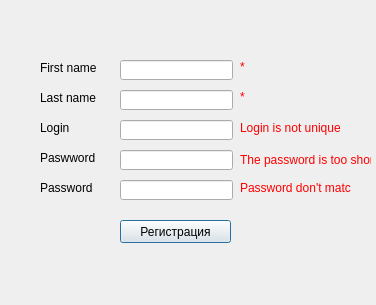
<?xml version="1.0" encoding="UTF-8"?>
<ui version="4.0">
 <class>Dialog</class>
 <widget class="QDialog" name="Dialog">
  <property name="geometry">
   <rect>
    <x>0</x>
    <y>0</y>
    <width>376</width>
    <height>305</height>
   </rect>
  </property>
  <property name="focusPolicy">
   <enum>Qt::WheelFocus</enum>
  </property>
  <property name="contextMenuPolicy">
   <enum>Qt::ActionsContextMenu</enum>
  </property>
  <property name="windowTitle">
   <string>Dialog</string>
  </property>
  <widget class="QLineEdit" name="first_name">
   <property name="geometry">
    <rect>
     <x>120</x>
     <y>60</y>
     <width>113</width>
     <height>20</height>
    </rect>
   </property>
  </widget>
  <widget class="QLineEdit" name="last_name">
   <property name="geometry">
    <rect>
     <x>120</x>
     <y>90</y>
     <width>113</width>
     <height>20</height>
    </rect>
   </property>
  </widget>
  <widget class="QLabel" name="label">
   <property name="geometry">
    <rect>
     <x>40</x>
     <y>60</y>
     <width>61</width>
     <height>16</height>
    </rect>
   </property>
   <property name="text">
    <string>First name</string>
   </property>
  </widget>
  <widget class="QLabel" name="label_2">
   <property name="geometry">
    <rect>
     <x>40</x>
     <y>90</y>
     <width>71</width>
     <height>16</height>
    </rect>
   </property>
   <property name="text">
    <string>Last name</string>
   </property>
  </widget>
  <widget class="QPushButton" name="pushButton_2">
   <property name="geometry">
    <rect>
     <x>120</x>
     <y>220</y>
     <width>111</width>
     <height>23</height>
    </rect>
   </property>
   <property name="cursor">
    <cursorShape>ArrowCursor</cursorShape>
   </property>
   <property name="focusPolicy">
    <enum>Qt::ClickFocus</enum>
   </property>
   <property name="text">
    <string>Регистрация</string>
   </property>
  </widget>
  <widget class="QLineEdit" name="password">
   <property name="geometry">
    <rect>
     <x>120</x>
     <y>150</y>
     <width>113</width>
     <height>20</height>
    </rect>
   </property>
   <property name="inputMethodHints">
    <set>Qt::ImhHiddenText|Qt::ImhNoAutoUppercase|Qt::ImhNoPredictiveText|Qt::ImhSensitiveData</set>
   </property>
   <property name="echoMode">
    <enum>QLineEdit::Password</enum>
   </property>
  </widget>
  <widget class="QLineEdit" name="password2">
   <property name="geometry">
    <rect>
     <x>120</x>
     <y>180</y>
     <width>113</width>
     <height>20</height>
    </rect>
   </property>
   <property name="inputMethodHints">
    <set>Qt::ImhHiddenText|Qt::ImhNoAutoUppercase|Qt::ImhNoPredictiveText|Qt::ImhSensitiveData</set>
   </property>
   <property name="echoMode">
    <enum>QLineEdit::Password</enum>
   </property>
  </widget>
  <widget class="QLineEdit" name="login">
   <property name="geometry">
    <rect>
     <x>120</x>
     <y>120</y>
     <width>113</width>
     <height>20</height>
    </rect>
   </property>
  </widget>
  <widget class="QLabel" name="label_4">
   <property name="geometry">
    <rect>
     <x>40</x>
     <y>120</y>
     <width>71</width>
     <height>16</height>
    </rect>
   </property>
   <property name="text">
    <string>Login</string>
   </property>
  </widget>
  <widget class="QLabel" name="label_5">
   <property name="geometry">
    <rect>
     <x>40</x>
     <y>150</y>
     <width>71</width>
     <height>16</height>
    </rect>
   </property>
   <property name="text">
    <string>Paswword</string>
   </property>
  </widget>
  <widget class="QLabel" name="label_6">
   <property name="geometry">
    <rect>
     <x>40</x>
     <y>180</y>
     <width>71</width>
     <height>16</height>
    </rect>
   </property>
   <property name="text">
    <string>Password</string>
   </property>
  </widget>
  <widget class="QLabel" name="password_match">
   <property name="enabled">
    <bool>true</bool>
   </property>
   <property name="geometry">
    <rect>
     <x>240</x>
     <y>180</y>
     <width>111</width>
     <height>16</height>
    </rect>
   </property>
   <property name="styleSheet">
    <string notr="true">color: red
</string>
   </property>
   <property name="text">
    <string>Password don't match</string>
   </property>
   <property name="scaledContents">
    <bool>false</bool>
   </property>
   <property name="wordWrap">
    <bool>false</bool>
   </property>
  </widget>
  <widget class="QLabel" name="login_unique">
   <property name="geometry">
    <rect>
     <x>240</x>
     <y>120</y>
     <width>101</width>
     <height>16</height>
    </rect>
   </property>
   <property name="styleSheet">
    <string notr="true">color: red
</string>
   </property>
   <property name="text">
    <string>Login is not unique</string>
   </property>
  </widget>
  <widget class="QLabel" name="password_len">
   <property name="geometry">
    <rect>
     <x>240</x>
     <y>150</y>
     <width>131</width>
     <height>20</height>
    </rect>
   </property>
   <property name="styleSheet">
    <string notr="true">color: red
</string>
   </property>
   <property name="text">
    <string>The password is too short</string>
   </property>
  </widget>
  <widget class="QLabel" name="first_name_empty">
   <property name="geometry">
    <rect>
     <x>240</x>
     <y>60</y>
     <width>47</width>
     <height>13</height>
    </rect>
   </property>
   <property name="styleSheet">
    <string notr="true">color: red
</string>
   </property>
   <property name="text">
    <string>*</string>
   </property>
  </widget>
  <widget class="QLabel" name="last_name_empty">
   <property name="geometry">
    <rect>
     <x>240</x>
     <y>90</y>
     <width>47</width>
     <height>13</height>
    </rect>
   </property>
   <property name="styleSheet">
    <string notr="true">color: red
</string>
   </property>
   <property name="text">
    <string>*</string>
   </property>
  </widget>
 </widget>
 <resources/>
 <connections/>
</ui>
